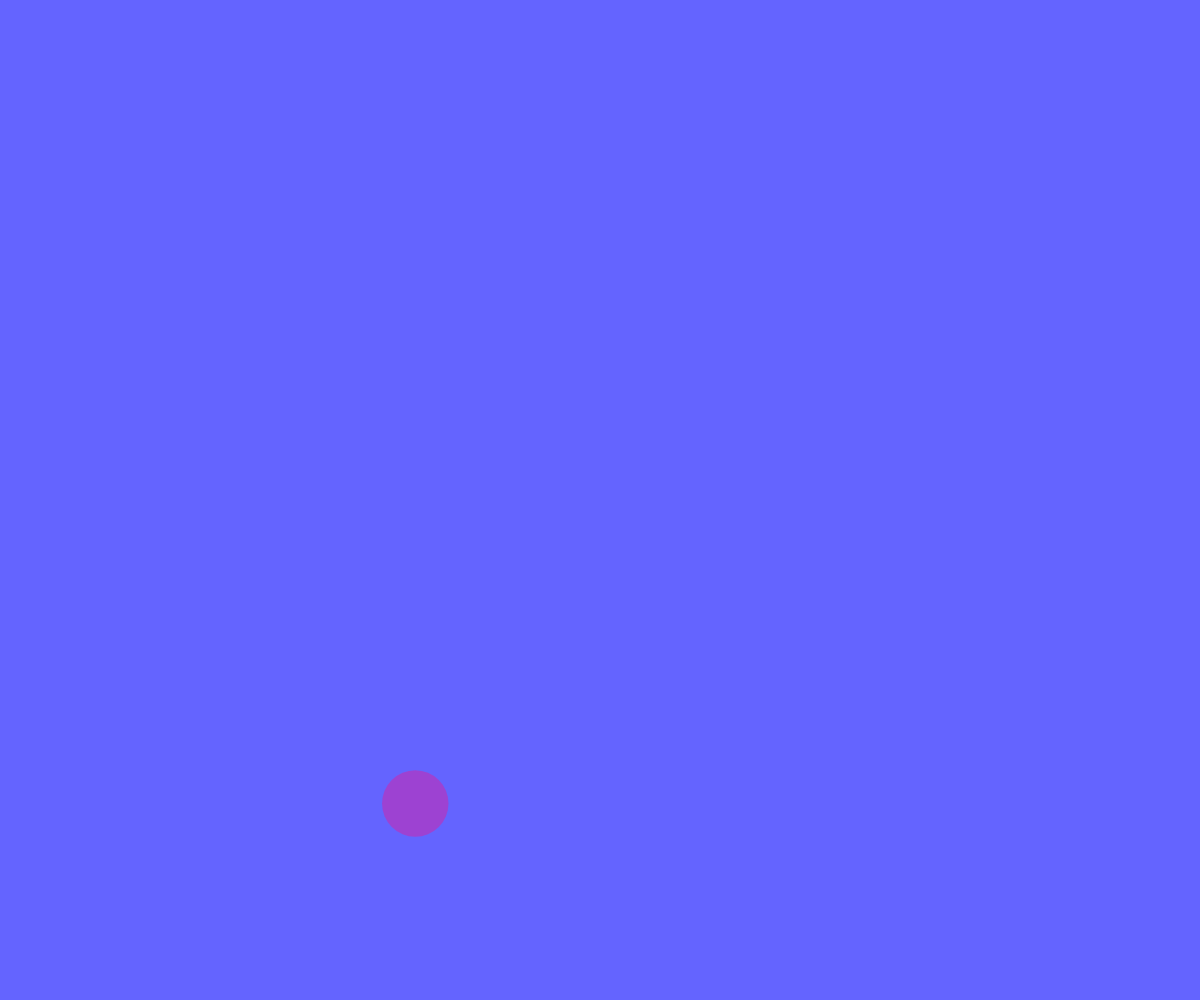
Frame 1 (no input)
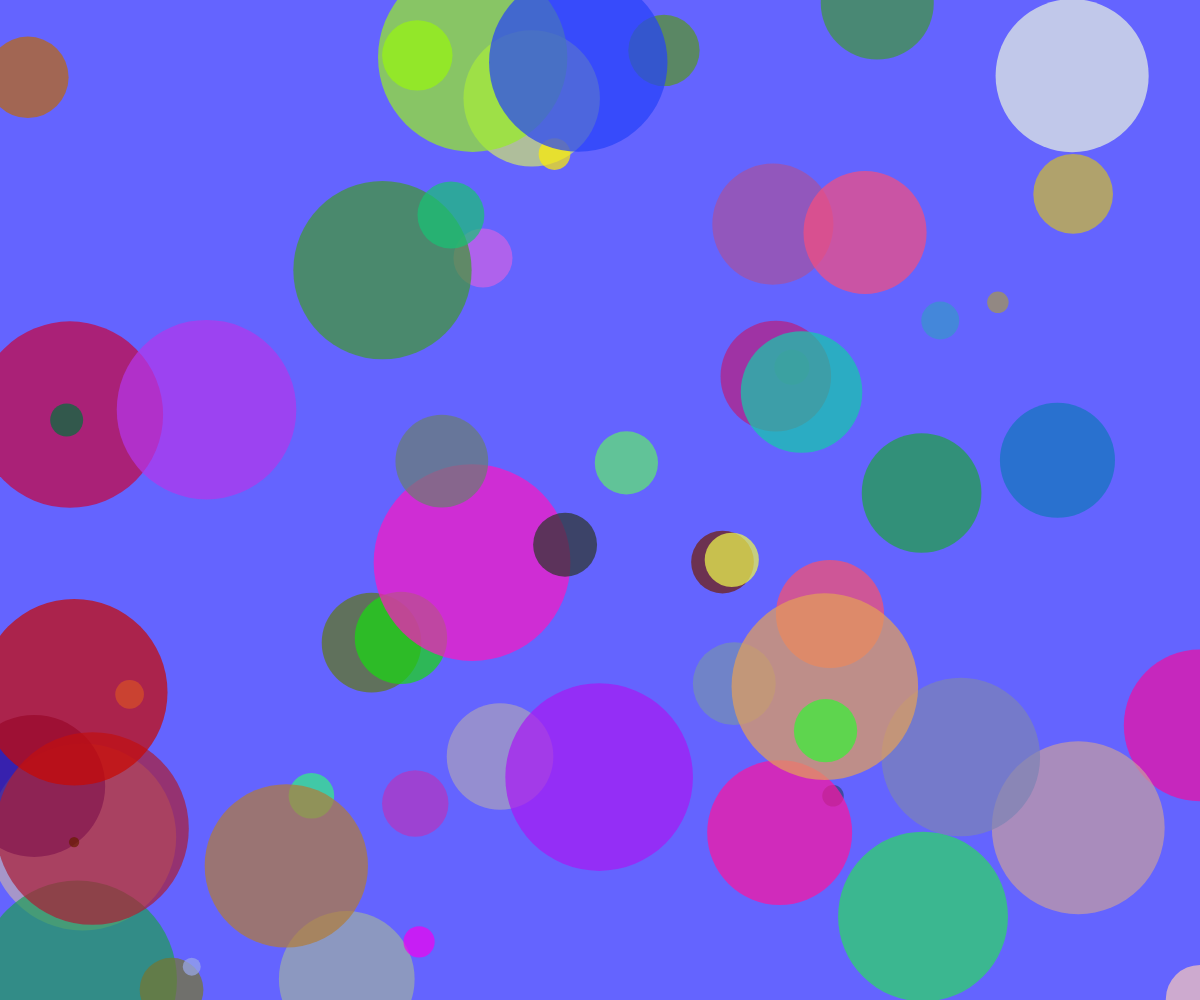
Frame 60 (no input)
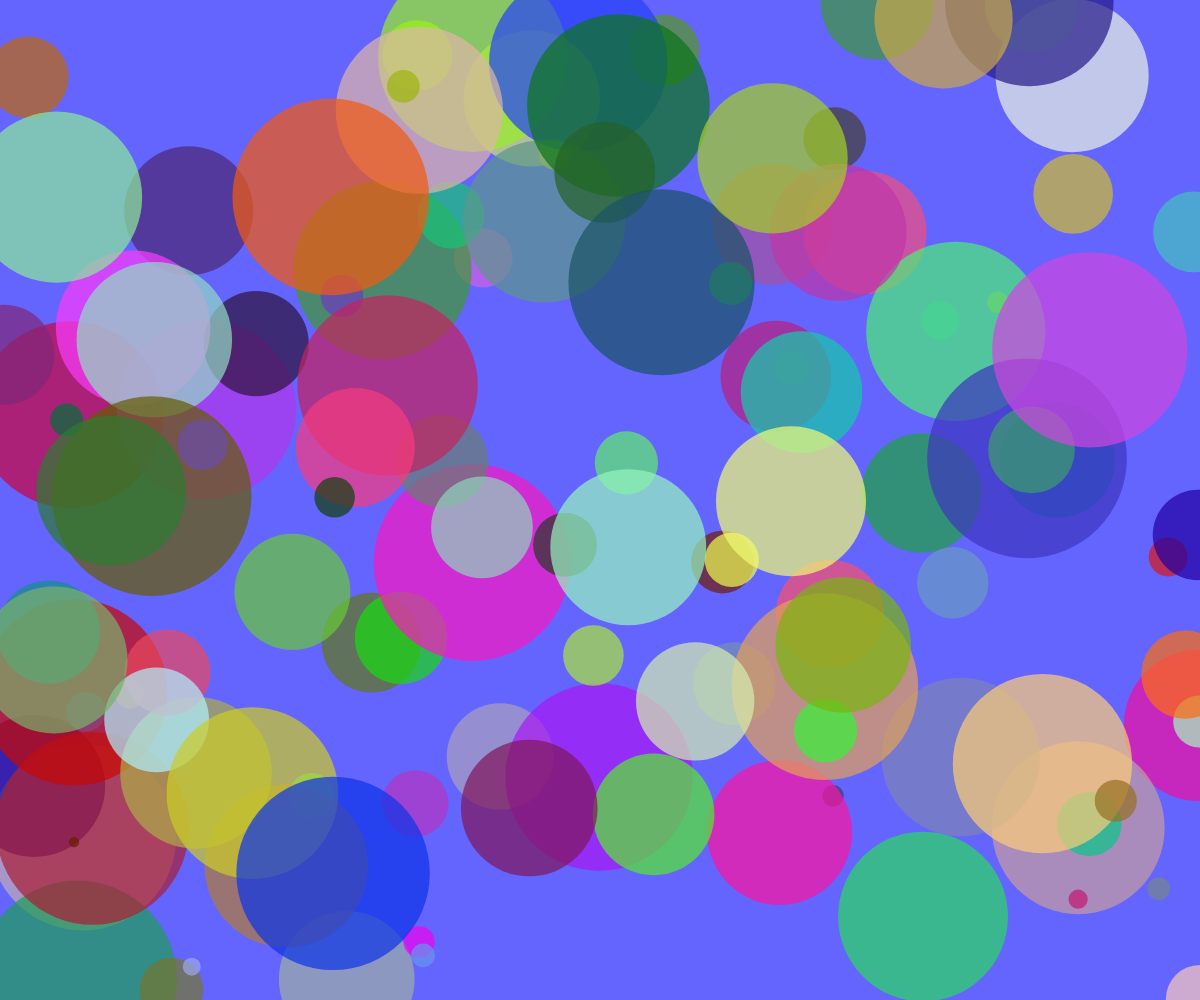
Frame 120 (the mouse pressed at the canvas centre since frame 60)

The p5.js sketch that drew these frames (run headless with seeded random() and noise() and a simulated clock; from frame 60 on, the mouse is pressed at the canvas centre):

// p5.js sketch
// ── sketch.js
function setup() {
  // put setup code
  createCanvas(windowWidth, windowHeight);

  // Farge: (Rødt, Grønt, Blått)
  background(100, 100, 255);

  noStroke();
}

function draw() {
   // put drawing code here

   var r = random(0, 255);
   var g = random(0, 255);
   var b = random(0, 255);
   
   fill(r, g, b, 180);

   var x = random(0, windowWidth);
   var y = random(0, windowHeight);

   var bredde = random(10, 200);
   var hoyde = random(10, 200);

   // Argumenter: (X-posisjon, Y-posisjon, bredde, høyde)
   ellipse(x, y, bredde, bredde);
}
